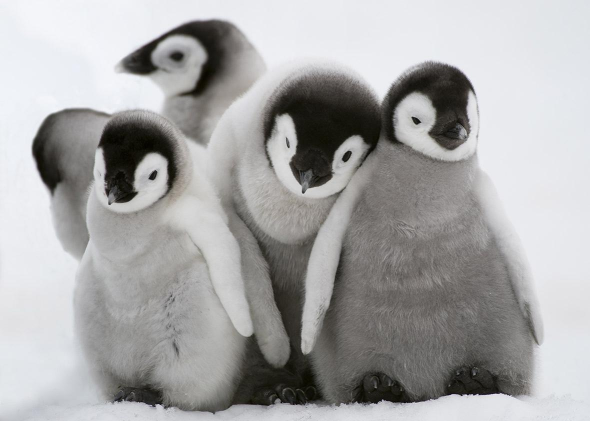
#> input picture input_image/penguins.jpg, 1180 x 842 px (shown at 1/2 size)
$ python draw.py
#> lines starting #> are read from the running program, lines starting #| are printed output that depends on the picture; after the words box and inside, x2 and y2 are one past the last pixel; in counts of white or black regions, pixels touching at a corner belong together
"""
OpenCV learning - image manipulation
- draw a square
- ROI
"""

import numpy as np
import cv2

penguins = cv2.imread('input_image/penguins.jpg', -1)
#> penguins is the input picture: shape (842, 1180, 3); mean B, G, R 167.2, 167.1, 167.5

# draw a square
image = np.zeros((512, 512, 3), np.uint8) # each zero has specific length, uint8 max 255
# 3 cause RGB depth

length_of_square = 100
start_x = 10
start_y = 10

for y in range(length_of_square):
    for i in range(length_of_square):
        image[start_x][start_y] = [255, 255, 255]
        start_x += 1
    start_x = start_x - length_of_square
    start_y += 1

square = image[0:120, 0:120]
image[120:240, 120:240] = square

#copy head using ROI and flip
head = penguins[110:310, 750:970]
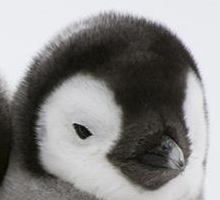
#> head: shape (200, 220, 3); mean B, G, R 136.3, 137.1, 138.1
head = np.flip(head, 1)
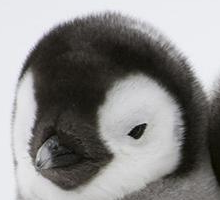
#> head: shape (200, 220, 3); mean B, G, R 136.3, 137.1, 138.1
penguins[0:200, 0:220] = head

penguins = cv2.circle(penguins, (1023, 78), 56, (0, 255, 255), -1)
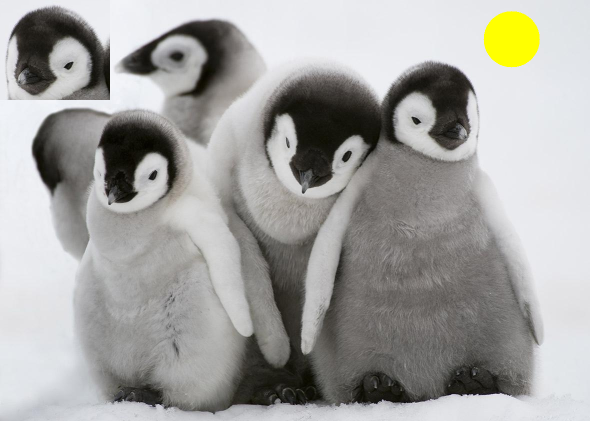
#> penguins: shape (842, 1180, 3) (shown at 1/2 size); mean B, G, R 160, 162.7, 163.3

cv2.imwrite("output_image/penguins_bnw.jpg", penguins)
cv2.imwrite("output_image/image.jpg", image)
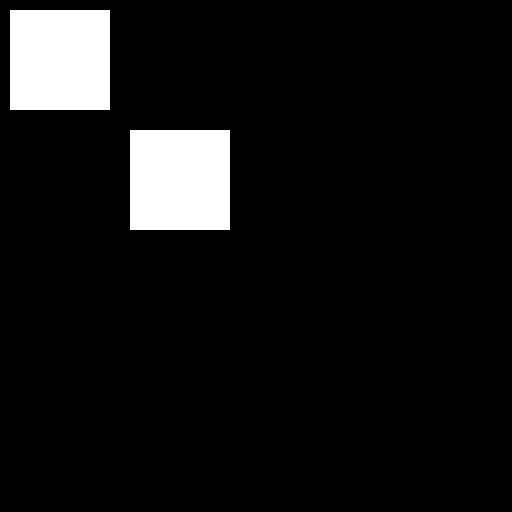
#> saved as image.jpg: shape (512, 512, 3); 7.6% white; 2 white regions, box (x1, y1, x2, y2) and area: (10, 10, 110, 110) 10000, (130, 130, 230, 230) 10000

$ run again, with input_image/hairy-dog.jpg copied over input_image/penguins.jpg
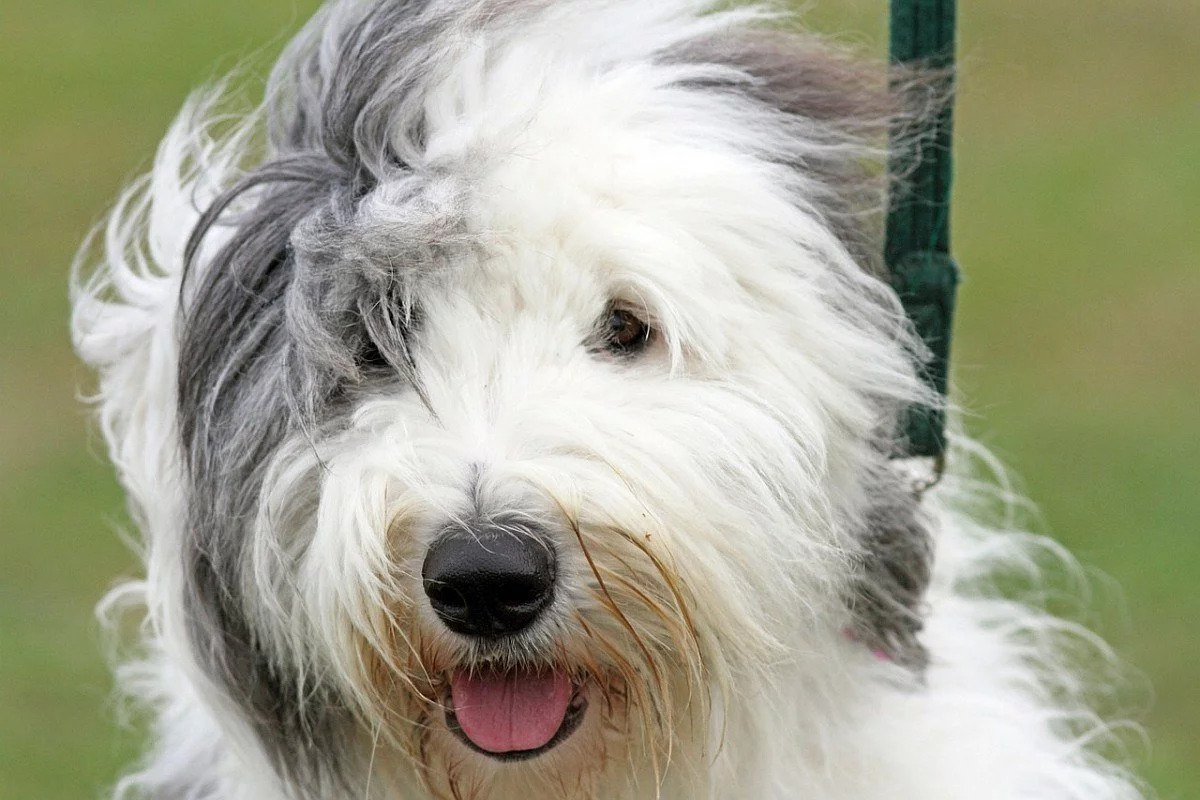
#> input picture input_image/hairy-dog.jpg, 1200 x 800 px
#> penguins is the input picture: shape (800, 1200, 3); mean B, G, R 141.8, 162.8, 162
#> `head = np.flip(head, 1)`:
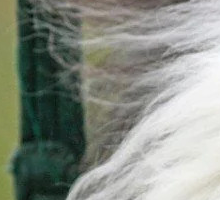
#> head: shape (200, 220, 3); mean B, G, R 132.6, 142.2, 136.5
#> `penguins = cv2.circle(penguins, (1023, 78), 56, (0, 255, 255), -1)`:
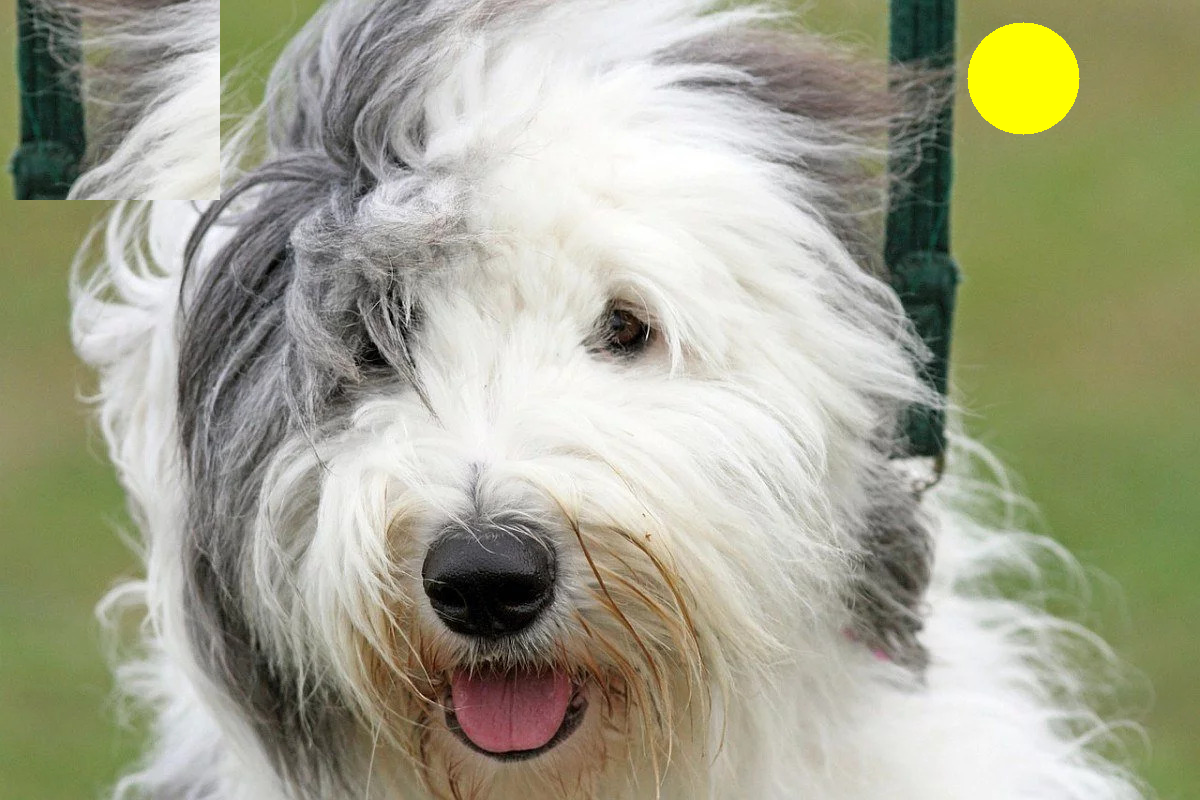
#> penguins: shape (800, 1200, 3); mean B, G, R 142.6, 163.6, 163
